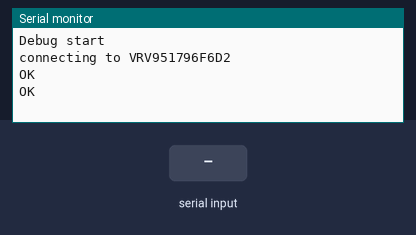
Simulated run of this sketch. Board: Arduino Uno, built with avr-gcc and run on an emulated ATmega328P. Parts: the last lines printed to the serial monitor. The inputs (shaded band) are chosen by the test bench. The modem accepts every AT command (registered, SIM ready, sends succeed) and sends nothing else.

Above: at 1.2 s.
1.3 s: "1" received over the second serial link
At 2.2 s:
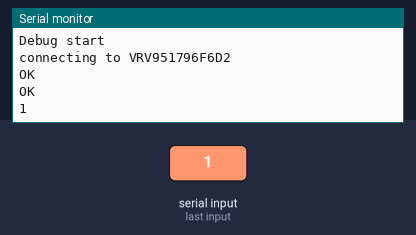
2.8 s: "0" received over the second serial link
At 3.2 s:
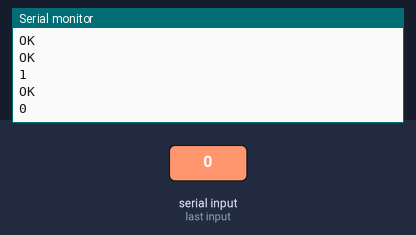
5.8 s: "2" received over the second serial link
At 6.8 s:
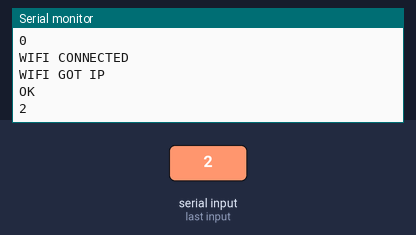

Measured:
- after the input at 1.3 s, the serial monitor: prints a new line at once (image 1)
- after the input at 2.8 s, the serial monitor: prints a new line at once (image 2)
- after the input at 5.8 s, the serial monitor: prints a new line at once (image 3)

The sketch:

backend-connectivity.ino
```cpp
#include <SoftwareSerial.h>


const String SSID = "VRV951796F6D2";
const String password = "FVTKcUq6CqAg";
const String backend_ip = "192.168.2.175";

const int rx_pin = 3;
const int tx_pin = 4;

/// Send heartbeat every 30000 seconds to backend
const int heartbeat_rate = 30000;

/// Default esp baudrate. this is too fast for the arduino, so the new baudrate is flashed to the ESP8266 on first run
/// Comment out the first line and uncomment the second line after first run, then reupload
//const int baud_rate = 115200;/
const int baud_rate = 9600;//


SoftwareSerial ESPserial(rx_pin, tx_pin); // RX | TX


bool initialrun = false;
int ms_since = 0;


void countdelay(int ms) {
  for (int mydelay = 0; mydelay < ms; mydelay += 10) {
    delay(10);
    if ( ESPserial.available() ) {
      Serial.write( ESPserial.read() );
    }
  }
  ms_since += ms;
}


void setup()

{

  Serial.begin(baud_rate);
  ESPserial.begin(baud_rate);


}

void espsend(String in, int wait = 2500) {
  in += "\r\n";
//  Serial.println("Sending>>"+in);
  ESPserial.print(in);
  countdelay(wait);
}

void heartbeat() {
  Serial.println("HEARTBEAT GO!!!!!!! NU!!! WEKR!!!! GAMING 2022 REAL WORKING!!!");
  connect(backend_ip, "80");
  make_get("/api/heartbeat/");
}

void connect(String ip, String port) {
  String out = "AT+CIPSTART=\"TCP\",\""+ip+"\","+port;
//  out +="\"TCP\",";
//  out +="\"";
//  out += ip;
//  out +="\",";
//  out += port;
  espsend(out);
}


void make_get(String url) {
  String out = "GET "+url+" HTTP/1.0\r\n";

  String gaming = out+"\r\n";
  String amount = (String) gaming.length();
  //Serial.println("sizeof: "+amount);
  Serial.println("length: "+amount);
  String cipsend = "AT+CIPSEND="+amount+"\r\n";
  espsend(cipsend, 5000);
  espsend(out, 5000);
}


void mainloop() {
//  Serial.println(ms_since);
  //heartbeat();
  //countdelay(5000);
}


void connect_ap(String SSID, String password) {
  espsend("AT+CIPMUX=0");
  espsend("AT+CWMODE=1");
  espsend("AT+CWJAP_CUR=\"" + SSID + "\",\"" + password + "\"", 5000);
}

void stuur_status(bool wel_post) {
  connect(backend_ip, "80");
  if (wel_post) {
    make_get("/api/welpost");
  } else {
    make_get("/api/geenpost");
  }
}

void run_initialisation() {
  Serial.println("Debug start");

    ESPserial.write("AT+UART_DEF=9600,8,1,0,0\r\n");

  if (baud_rate > 9600) {
    Serial.println("Changing ESP8266 bauderate to 9600 if it hasn't already.");
    ESPserial.write("AT+UART_DEF=9600,8,1,0,0\r\n");
    Serial.println("If you haven't run this before, please change the bauderate in the sketch file & reflash");
  }

  Serial.println("connecting to " + SSID);
  connect_ap(SSID, password);
//  Serial.println("Waiting on connection...");
//  ESPserial.print("AT+CWJAP_CUR=\"" + SSID + "\",\"" + password + "\"");
//  Serial.println("ESP >> ");
//  countdelay(500);
//  while (ESPserial.available()) {
//    Serial.print(ESPserial.read());
//  }

  Serial.println("Ready");
  initialrun = true;
  heartbeat();
}


void loop()

{
   if (!initialrun) {
      run_initialisation();
  } else {
    mainloop();
  }

  if (ms_since > heartbeat_rate) {
    heartbeat();
    ms_since = 0;
  }


  // listen for communication from the ESP8266 and then write it to the serial monitor

  if ( ESPserial.available() ) {
    Serial.write( ESPserial.read() );
  }

  // listen for user input and send it to the ESP8266

  if ( Serial.available() ) {
    ESPserial.write( Serial.read() );
  }
  countdelay(50);

}
```
